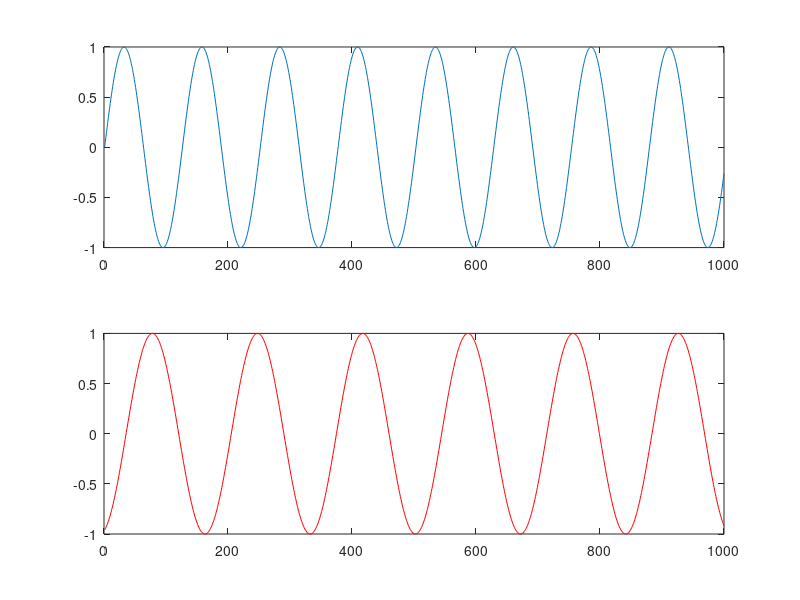
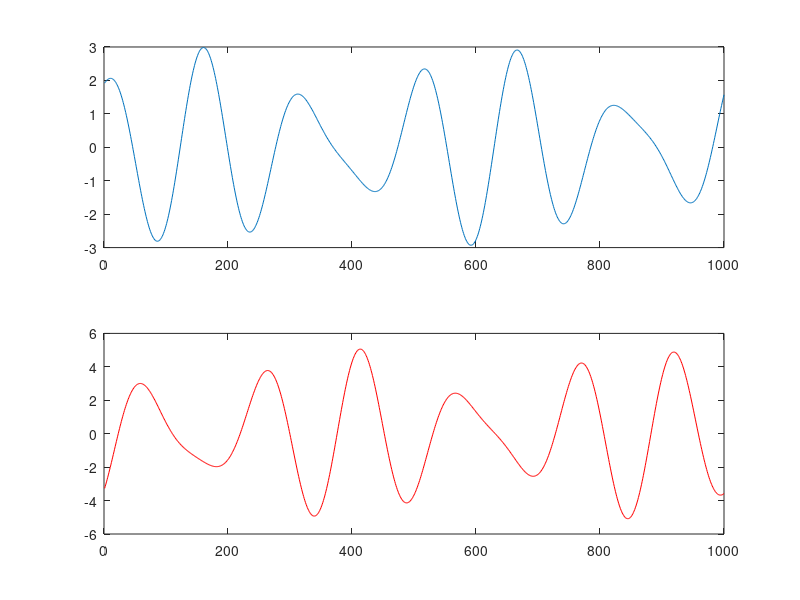

Reproduce these figures in MATLAB, in order. (Note: this script raises an error after producing the figures.)
A = sin(linspace(0,50, 1000));   % A
B = sin(linspace(0,37, 1000)+5); % B
figure; 
subplot(2,1,1); plot(A);         % plot A
subplot(2,1,2); plot(B, 'r');    % plot B

M1 = A - 2*B;                  % mixing 1
M2 = 1.73*A+3.41*B;            % mixing 2
figure;
subplot(2,1,1); plot(M1);      % plot mixing 1
subplot(2,1,2); plot(M2, 'r'); % plot mixing 2

figure;
c = fastica([M1;M2]);              % compute and plot unminxing using fastICA	
subplot(1,2,1); plot(c(1,:));
subplot(1,2,2); plot(c(2,:));










